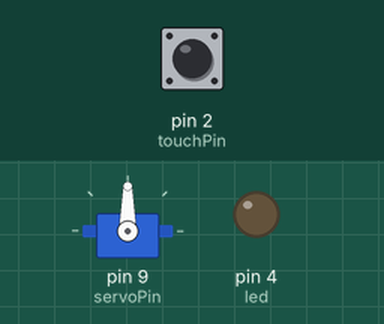
Simulated run of this sketch. Board: Arduino Uno, built with avr-gcc and run on an emulated ATmega328P. Parts: servo, output pins drawn as LEDs (lit = HIGH). The inputs (shaded band) are chosen by the test bench; at power-on: pin 2 (touchPin) LOW.

Above: at 1.2 s.
1.3 s: pin 2 (touchPin) pulled HIGH for 0.15 s
At 2.6 s:
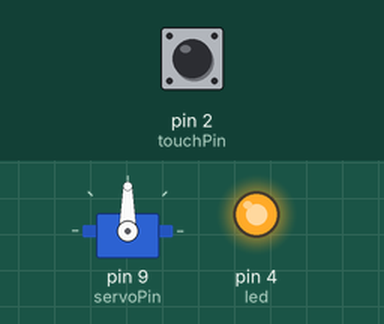
At 9.1 s:
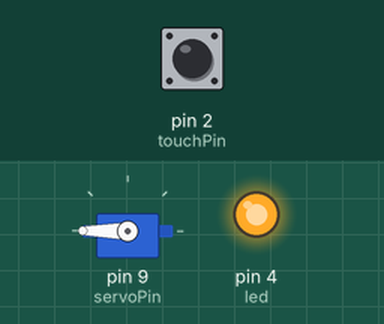
9.8 s: pin 2 (touchPin) pulled HIGH for 3.2 s
At 14.1 s:
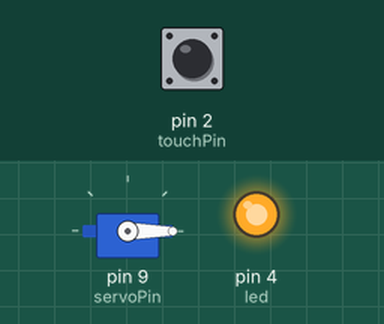
Timing chart, 0 to 19.8 s (numbered marks = the images above; inputs shaded):
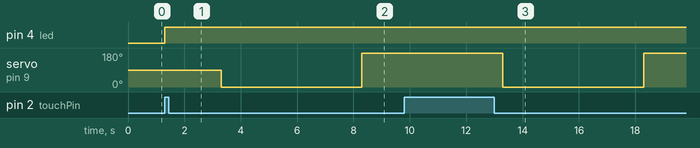

Measured:
- after the input at 1.3 s, pin 4 (led): LOW → HIGH at once; servo on pin 9 (servoPin): 90° → 0° after 2.0 s, → 180° 5.0 s later
- after the input at 9.8 s, servo on pin 9 (servoPin): 180° → 0° after 3.5 s, → 180° 5.0 s later

The sketch:

Code_Touch.ino
```cpp
//Code_Touch

#include <Servo.h>
Servo myServo;  // create servo object to control a servo
// twelve servo objects can be created on most boards
int servoPin = 9;
int touchPin = 2;
int led = 4;
void setup() {
  myServo.attach(servoPin);  // attaches the servo on pin 9 to the servo object
  pinMode(touchPin,INPUT);
  pinMode(4,OUTPUT);
}

void loop() {
  int touchValue = digitalRead(touchPin);
  if (touchValue == 1){
  digitalWrite(led,HIGH);
    //if (touchValue == 0){
    delay(2000);
  myServo.write(0);
  delay(5000);
 myServo.write(180);
  delay(3000);
  }
}
```
